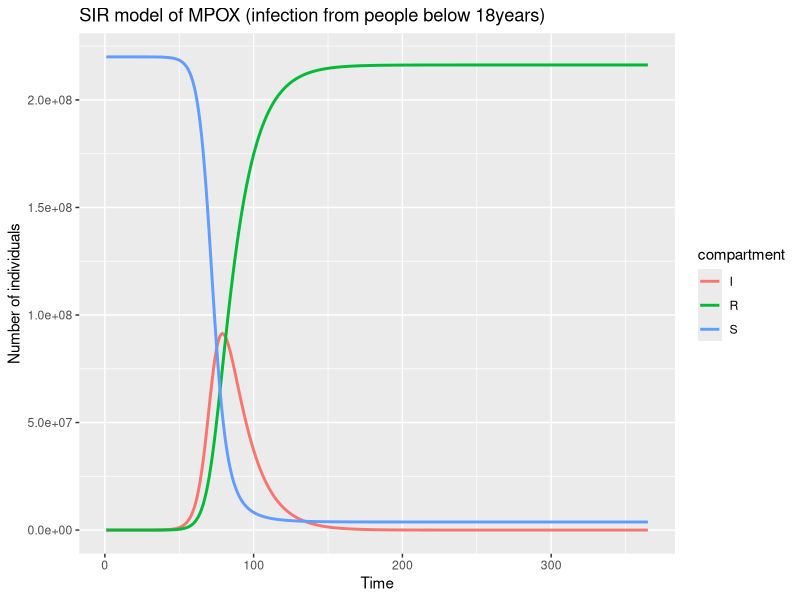
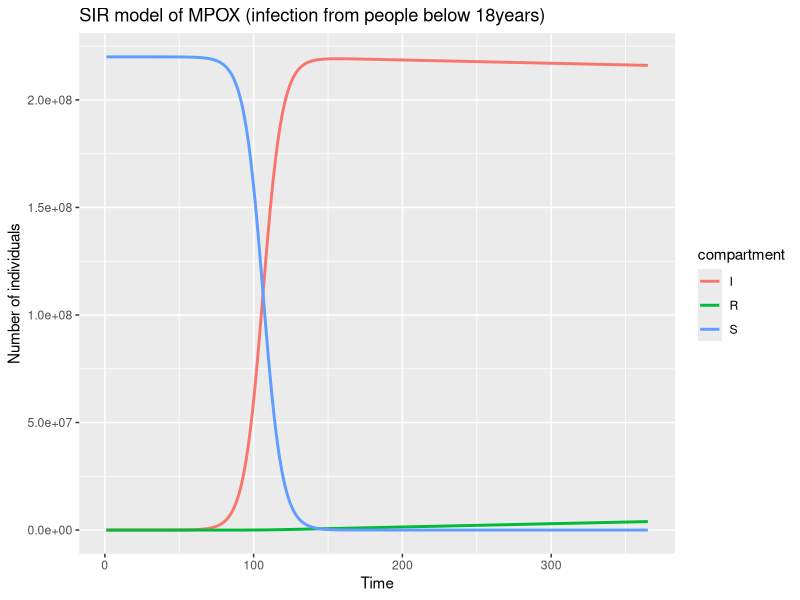
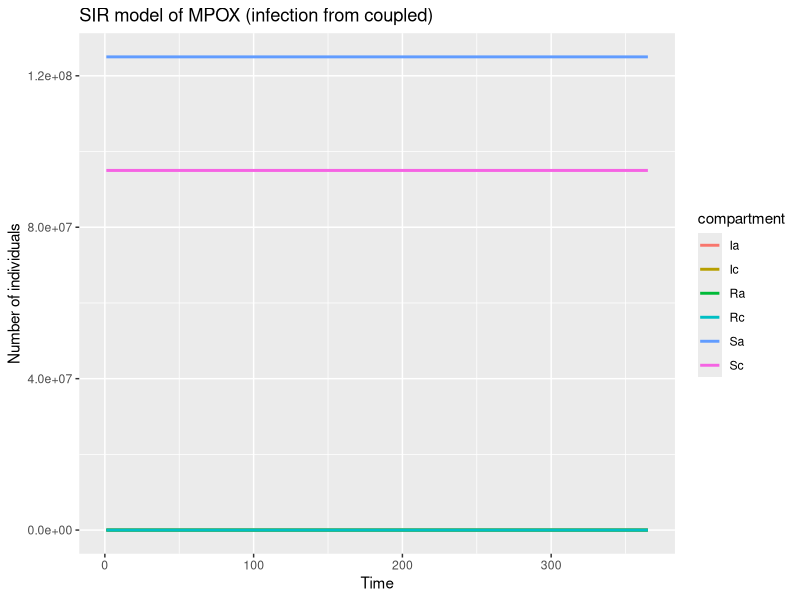
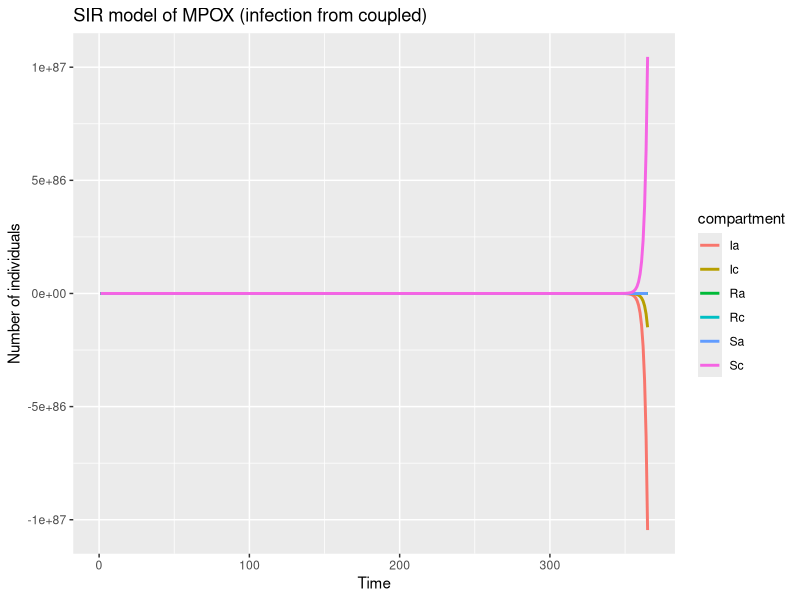
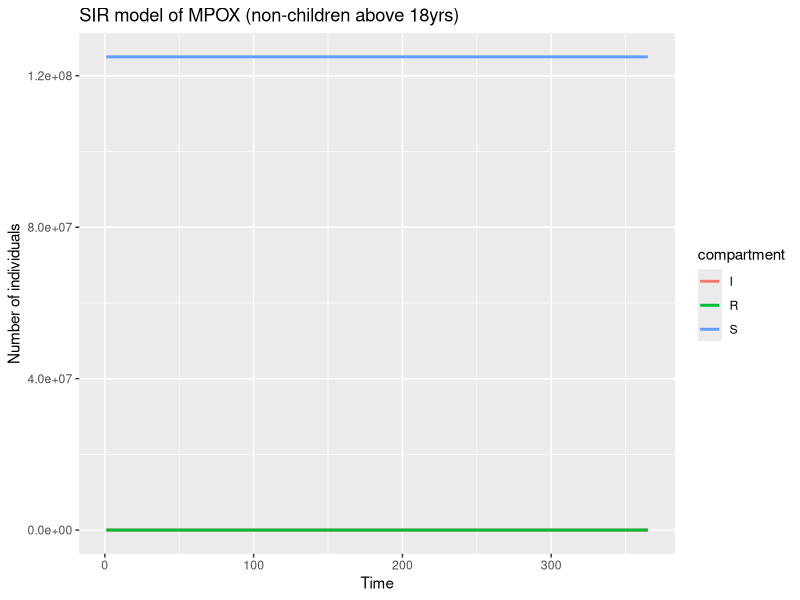
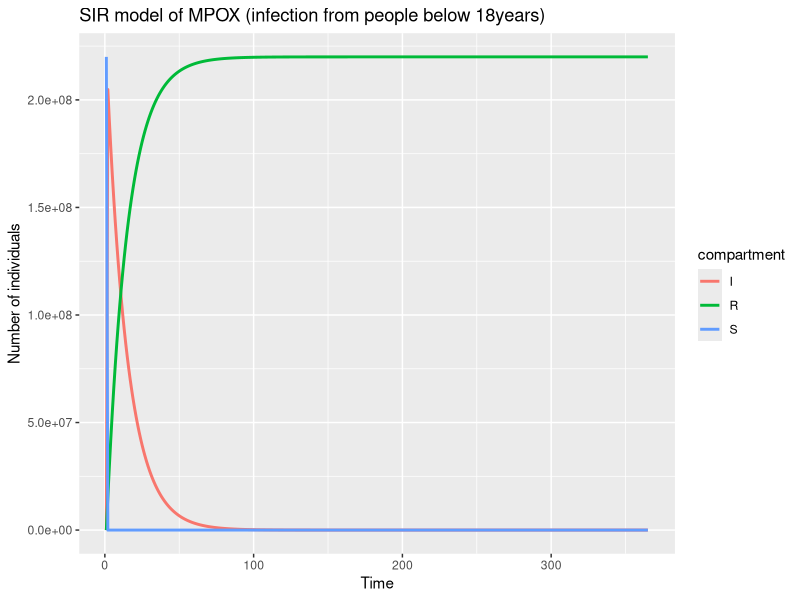
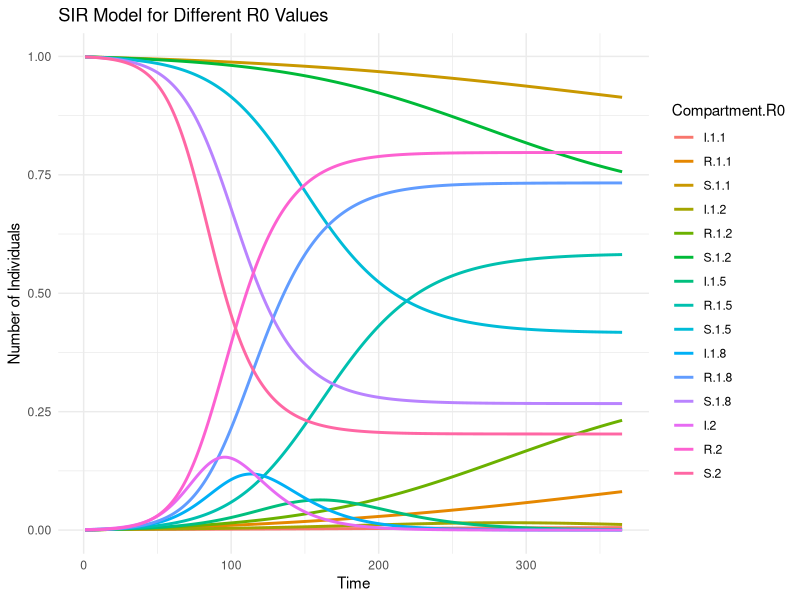
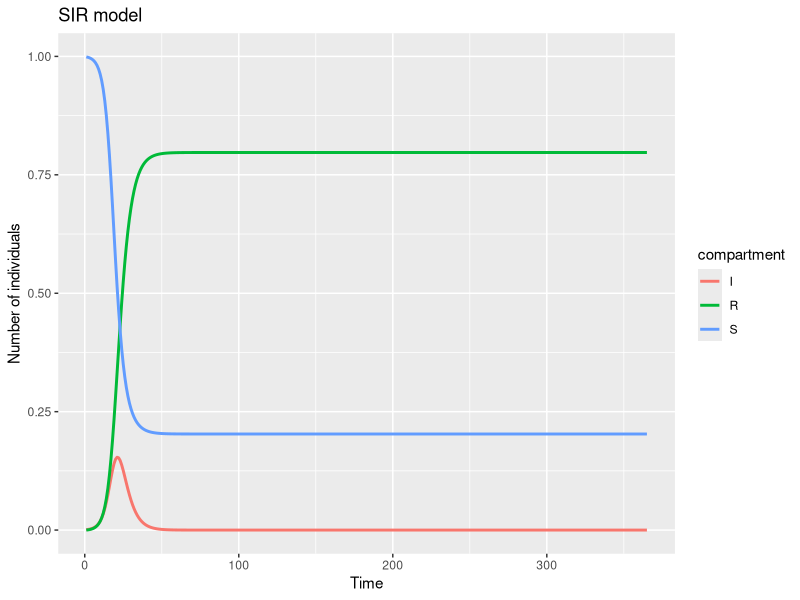

The R source for these figures, in order:
## ---- chunk 1
knitr::opts_chunk$set(
  echo = FALSE,
  warning = FALSE,
  message = FALSE
)
## ---- chunk 2
knitr::opts_chunk$set(
  echo = FALSE,
  warning = FALSE,
  message = FALSE
)


sir_model_u <- function(t, y, parms) {
  with(as.list(c(y, parms)), {
    dS <- -(beta_a) * S * I
    dI <- (beta_a) * S * I - gamma * I
    dR <- gamma * I
    return(list(c(dS, dI, dR)))
  })
}


# 2. Define the parameter 

# Using Nigeria
N  <- 220000000
N1 <- 95000000 # 45% of 220million are under 18years (Nigeria)
N2 <- 125000000 # 55% of 220million are above 18years (Nigeria)

I0 <- 20

# Initial conditions for S, I, R
inits <- c(S = N - I0, I = I0, R = 0)

R0 <- 1.5

# The infectious period is the average duration for which an individual remains infectious.
infectious_period <- 14
# Remember gamma = 1/ infectious_period as discussed in the slides
gamma <- 1/infectious_period 

# The define beta, we will use the relation R0 = beta / gamma  because it is easier to interpret, that is, given an R0 and infectious period, we can calculate the corresponding beta value.
# beta is not directly interpretable because it is a composite of a number of factors.
beta <- R0 * gamma/N

beta1 <- R0 * gamma/N #transmission rate for  direct and airborne contact
beta2 <- R0 * gamma/N2 #transmission rate for sexual contact




beta_a = beta1 + beta2

# beta_a=0.7
# bata=0.5
# The parameters
params <- c(
  beta = beta1,
  gamma = gamma
)

#3. Define the initial conditions


# Initial conditions for S, I, R

# 4. Define the time points to return results
dt <- 1:365

#5. Solve the model
# Load the necessary libraries
library(deSolve)
# Solve the model
results <- deSolve::lsoda(
  y = inits,
  times = dt,
  func = sir_model_u,
  parms = params
)

#6. Manipulate and interpret the results
# Make it a data.frame
results <- as.data.frame(results)
head(results)

### Plotting the results

# Load the necessary libraries
library(ggplot2)
library(tidyr)
# Create data for ggplot2 by reshaping
results_long <- results |>
  pivot_longer(
    cols = c(2:4),
    names_to = "compartment",
    values_to = "value"
  )

sir_plot1 <- ggplot(
  data = results_long,
  aes(
    x = time,
    y = value,
    color = compartment
  )
  ) +
  geom_line(linewidth = 1) +
  labs(
    title = "SIR model of MPOX (infection from people below 18years)",
    x = "Time",
    y = "Number of individuals"
  )
plot(sir_plot1)
## ---- chunk 3
knitr::opts_chunk$set(
  echo = FALSE,
  warning = FALSE,
  message = FALSE
)


sir_model_u <- function(t, y, parms) {
  with(as.list(c(y, parms)), {
    dS <- -(beta_a) * S * I
    dI <- (beta_a) * S * I - gamma * I
    dR <- gamma * I
    return(list(c(dS, dI, dR)))
  })
}


# 2. Define the parameter 

# Using Nigeria
N  <- 220000000
N1 <- 95000000 # 45% of 220million are under 18years (Nigeria)
N2 <- 125000000 # 55% of 220million are above 18years (Nigeria)

I0 <- 20

# Initial conditions for S, I, R
inits <- c(S = N - I0, I = I0, R = 0)

R0 <- 1.5

# The infectious period is the average duration for which an individual remains infectious.
# infectious_period <- 14
# Remember gamma = 1/ infectious_period as discussed in the slides
# gamma <- 1/infectious_period 

# The define beta, we will use the relation R0 = beta / gamma  because it is easier to interpret, that is, given an R0 and infectious period, we can calculate the corresponding beta value.
# beta is not directly interpretable because it is a composite of a number of factors.
# beta <- R0 * gamma/N
# 
# beta1 <- R0 * gamma/N #transmission rate for  direct and airborne contact
# beta2 <- R0 * gamma/N2 #transmission rate for sexual contact




# beta_a = beta1 + beta2

beta_a = 0.0000000007
bata = 0.0000000005
gamma = 0.00007
# The parameters
params <- c(
  beta = beta_a,
  gamma = gamma
)

#3. Define the initial conditions


# Initial conditions for S, I, R

# 4. Define the time points to return results
dt <- 1:365

#5. Solve the model
# Load the necessary libraries
library(deSolve)
# Solve the model
results <- deSolve::lsoda(
  y = inits,
  times = dt,
  func = sir_model_u,
  parms = params
)

#6. Manipulate and interpret the results
# Make it a data.frame
results <- as.data.frame(results)
head(results)

### Plotting the results

# Load the necessary libraries
library(ggplot2)
library(tidyr)
# Create data for ggplot2 by reshaping
results_long <- results |>
  pivot_longer(
    cols = c(2:4),
    names_to = "compartment",
    values_to = "value"
  )

sir_plot1 <- ggplot(
  data = results_long,
  aes(
    x = time,
    y = value,
    color = compartment
  )
  ) +
  geom_line(linewidth = 1) +
  labs(
    title = "SIR model of MPOX (infection from people below 18years)",
    x = "Time",
    y = "Number of individuals"
  )
plot(sir_plot1)
## ---- chunk 4
knitr::opts_chunk$set(
  echo = FALSE,
  warning = FALSE,
  message = FALSE
)



sir_model_c <- function(t, y, parms) {
  with(as.list(c(y, parms)), {
    dSa <- (-(beta_a) * Sa * (Ia+Ic)/N2)
    dIa <- (beta_a) * Sa * (Ia+Ic)/N2  - gamma * (Ia)
    dRa <- gamma * Ia
    dSc <- -beta * Sc * (Ic+Ia)/N1
    dIc <- beta * Sc *(Ic+Ia)/N1 - gamma *(Ic)
    dRc <- gamma *(Ic)
    return(list(c(dSa, dSc, dIa, dIc, dRa, dRc)))
  })
}


I0 <- 20

Ia0=I0
Ic0=I0

# test=2*(beta_a) * (N2-20) * I0/N2 -gamma * (I0)

# 2. Define the parameter 

# Using Nigeria
N  <- 220000000
N1 <- 95000000 # 45% of 220million are under 18years (Nigeria)
N2 <- 125000000 # 55% of 220million are above 18years (Nigeria)

# Initial conditions for S, I, R
# inits <- c(S = N2 - I0, I = I0, R = 0)
inits <- c(Sa = N2 - Ia0, Ia = Ia0, Ra = 0, Sc = N1 - Ic0, Ic = Ic0, Rc = 0)

# R0 <- 1.5
# beta <- R0 * gamma/N

# beta1 <- R0 * gamma/N #transmission rate for  direct and airborne contact
# beta2 <- R0 * gamma/N2 #transmission rate for sexual contact

# beta_a = beta1 + beta2

beta = 0.5
beta_a = 0.9
gamma = 0.1

# The parameters
params <- c(
  beta = beta,
 beta_a = beta_a,
  gamma = gamma
)

# 4. Define the time points to return results
dt <- 1:365

#5. Solve the model
# Load the necessary libraries
library(deSolve)
# Solve the model
results <- deSolve::lsoda(
  y = inits,
  times = dt,
  func = sir_model_c,
  parms = params
)

#6. Manipulate and interpret the results
# Make it a data.frame
results <- as.data.frame(results)
head(results)

### Plotting the results

# Load the necessary libraries
library(ggplot2)
library(tidyr)
# Create data for ggplot2 by reshaping
results_long <- results |>
  pivot_longer(
    cols = c(2:7),
    names_to = "compartment",
    values_to = "value"
  )

sir_plot1 <- ggplot(
  data = results_long,
  aes(
    x = time,
    y = value,
    color = compartment
  )
  ) +
  geom_line(linewidth = 1) +
  labs(
    title = "SIR model of MPOX (infection from coupled)",
    x = "Time",
    y = "Number of individuals"
  )
plot(sir_plot1)
## ---- chunk 5
knitr::opts_chunk$set(
  echo = FALSE,
  warning = FALSE,
  message = FALSE
)

# # 1. Define the SIR model
# sir_model <- function(t, y, parms) {
#   with(as.list(c(y, parms)), {
#     dS <- -beta * S * I
#     dI <- beta * S * I - gamma * I
#     dR <- gamma * I
#     return(list(c(dS, dI, dR)))
#   })
# }
# 
# 
# sir_model_a <- function(t, y, parms) {
#   with(as.list(c(y, parms)), {
#     dS <- -(beta_a) * S * I
#     dI <- (beta_a) * S * I - gamma * I
#     dR <- gamma * I
#     return(list(c(dS, dI, dR)))
#   })
# }
# 
# sir_model_c <- function(t, y, parms) {
#   with(as.list(c(y, parms)), {
#     dSa <- -(beta_a) * Sa * (Ia+Ic)/125000000
#     dIa <- (beta_a) * Sa * (Ia+Ic)/125000000  -gamma * (Ia)
#     dRa <- gamma * Ia
#     dSc <- -beta * Sc * (Ic+Ia)/95000000
#     dIc <- beta * Sc *(Ic+Ia)/95000000 - gamma *(Ic)
#     dRc <- gamma *(Ic)
#     return(list(c(dSa, dSc, dIa, dIc, dRa, dRc)))
#   })
# }

sir_model_c <- function(t, y, parms) {
  with(as.list(c(y, parms)), {
    dSa <- -(beta_a) * Sa
    dIa <- (beta_a) * Sa  - gamma
    dRa <- gamma * Ia
    dSc <- -beta * Sc 
    dIc <- beta * Sc - gamma
    dRc <- gamma
    return(list(c(dSa, dSc, dIa, dIc, dRa, dRc)))
  })
}


I0 <- 20

Ia0=I0
Ic0=I0

# test=2*(beta_a) * (N2-20) * I0/N2 -gamma * (I0)

# 2. Define the parameter 

# Using Nigeria
N  <- 220000000
N1 <- 95000000 # 45% of 220million are under 18years (Nigeria)
N2 <- 125000000 # 55% of 220million are above 18years (Nigeria)

# Initial conditions for S, I, R
# inits <- c(S = N2 - I0, I = I0, R = 0)
inits <- c(Sa = N2 - Ia0, Ia = Ia0, Ra = 0, Sc = N1 - Ic0, Ic = Ic0, Rc = 0)

R0 <- 1.5

# The infectious period is the average duration for which an individual remains infectious.
infectious_period <- 14
# Remember gamma = 1/ infectious_period as discussed in the slides
gamma <- 1/infectious_period 

# The define beta, we will use the relation R0 = beta / gamma  because it is easier to interpret, that is, given an R0 and infectious period, we can calculate the corresponding beta value.
# beta is not directly interpretable because it is a composite of a number of factors.
# beta <- R0 * gamma/N
# 
# beta1 <- R0 * gamma/N #transmission rate for  direct and airborne contact
# beta2 <- R0 * gamma/N2 #transmission rate for sexual contact
# 
# beta_a = beta1 + beta2
# beta = beta1

beta = 0.5
beta_a = 0.7
# The parameters
params <- c(
  beta = beta,
 beta_a = beta_a,
  gamma = gamma
)

#3. Define the initial conditions


# Initial conditions for S, I, R

# 4. Define the time points to return results
dt <- 1:365

#5. Solve the model
# Load the necessary libraries
library(deSolve)
# Solve the model
results <- deSolve::lsoda(
  y = inits,
  times = dt,
  func = sir_model_c,
  parms = params
)

#6. Manipulate and interpret the results
# Make it a data.frame
results <- as.data.frame(results)
head(results)

### Plotting the results

# Load the necessary libraries
library(ggplot2)
library(tidyr)
# Create data for ggplot2 by reshaping
results_long <- results |>
  pivot_longer(
    cols = c(2:7),
    names_to = "compartment",
    values_to = "value"
  )

sir_plot1 <- ggplot(
  data = results_long,
  aes(
    x = time,
    y = value,
    color = compartment
  )
  ) +
  geom_line(linewidth = 1) +
  labs(
    title = "SIR model of MPOX (infection from coupled)",
    x = "Time",
    y = "Number of individuals"
  )
plot(sir_plot1)
## ---- chunk 6
knitr::opts_chunk$set(
  echo = FALSE,
  warning = FALSE,
  message = FALSE
)

# 1. Define the SIR model
sir_model <- function(t, y, parms) {
  with(as.list(c(y, parms)), {
    dS <- -beta * S * I
    dI <- beta * S * I - gamma * I
    dR <- gamma * I
    return(list(c(dS, dI, dR)))
  })
}

# 2. Define the parameter 

R0 <- 1.5

# The infectious period is the average duration for which an individual remains infectious.
infectious_period <- 14
# Remember gamma = 1/ infectious_period as discussed in the slides
gamma <- 1/infectious_period 

# The define beta, we will use the relation R0 = beta / gamma  because it is easier to interpret, that is, given an R0 and infectious period, we can calculate the corresponding beta value.
# beta is not directly interpretable because it is a composite of a number of factors.
beta <- R0 * gamma/N

# The parameters
params <- c(
  beta = beta,
  gamma = gamma
)

#3. Define the initial conditions
N  <- 125000000
I0 <- 20

# Initial conditions for S, I, R
inits <- c(S = N - I0, I = I0, R = 0)

# Initial conditions for S, I, R

# 4. Define the time points to return results
dt <- 1:365

#5. Solve the model
# Load the necessary libraries
library(deSolve)
# Solve the model
results <- deSolve::lsoda(
  y = inits,
  times = dt,
  func = sir_model,
  parms = params
)

#6. Manipulate and interpret the results
# Make it a data.frame
results <- as.data.frame(results)
head(results)

### Plotting the results

# Load the necessary libraries
library(ggplot2)
library(tidyr)
# Create data for ggplot2 by reshaping
results_long <- results |>
  pivot_longer(
    cols = c(2:4),
    names_to = "compartment",
    values_to = "value"
  )

sir_plot1 <- ggplot(
  data = results_long,
  aes(
    x = time,
    y = value,
    color = compartment
  )
  ) +
  geom_line(linewidth = 1) +
  labs(
    title = "SIR model of MPOX (non-children above 18yrs)",
    x = "Time",
    y = "Number of individuals"
  )
plot(sir_plot1)
## ---- chunk 7
knitr::opts_chunk$set(
  echo = FALSE,
  warning = FALSE,
  message = FALSE
)

# 1. Define the SIR model
# sir_model <- function(t, y, parms) {
#   with(as.list(c(y, parms)), {
#     dS <- -beta * S * I
#     dI <- beta * S * I - gamma * I
#     dR <- gamma * I
#     return(list(c(dS, dI, dR)))
#   })
# }


sir_model_u <- function(t, y, parms) {
  with(as.list(c(y, parms)), {
    dS <- -(beta_a) * S * I
    dI <- (beta_a) * S * I - gamma * I
    dR <- gamma * I
    return(list(c(dS, dI, dR)))
  })
}

# sir_model_a <- function(t, y, parms) {
#   with(as.list(c(y, parms)), {
#     dS <- -(beta_a) * S * I
#     dI <- (beta_a) * S * I - gamma * I
#     dR <- gamma * I
#     return(list(c(dS, dI, dR)))
#   })
# }


# 2. Define the parameter 

# Using Nigeria
N  <- 220000000
N1 <- 95000000 # 45% of 220million are under 18years (Nigeria)
N2 <- 125000000 # 55% of 220million are above 18years (Nigeria)

# Initial conditions for S, I, R
inits <- c(S = N - I0, I = I0, R = 0)

R0 <- 1.5

# The infectious period is the average duration for which an individual remains infectious.
infectious_period <- 14
# Remember gamma = 1/ infectious_period as discussed in the slides
gamma <- 1/infectious_period 

# The define beta, we will use the relation R0 = beta / gamma  because it is easier to interpret, that is, given an R0 and infectious period, we can calculate the corresponding beta value.
# beta is not directly interpretable because it is a composite of a number of factors.
beta <- R0 * gamma/N

beta1 <- R0 * gamma/N #transmission rate for  direct and airborne contact
beta2 <- R0 * gamma/N2 #transmission rate for sexual contact




beta_a = beta1 + beta2

beta_a=0.7
bata=0.5
# The parameters
params <- c(
  beta = beta1,
  gamma = gamma
)

#3. Define the initial conditions



I0 <- 20
# Initial conditions for S, I, R

# 4. Define the time points to return results
dt <- 1:365

#5. Solve the model
# Load the necessary libraries
library(deSolve)
# Solve the model
results <- deSolve::lsoda(
  y = inits,
  times = dt,
  func = sir_model_u,
  parms = params
)

#6. Manipulate and interpret the results
# Make it a data.frame
results <- as.data.frame(results)
head(results)

### Plotting the results

# Load the necessary libraries
library(ggplot2)
library(tidyr)
# Create data for ggplot2 by reshaping
results_long <- results |>
  pivot_longer(
    cols = c(2:4),
    names_to = "compartment",
    values_to = "value"
  )

sir_plot1 <- ggplot(
  data = results_long,
  aes(
    x = time,
    y = value,
    color = compartment
  )
  ) +
  geom_line(linewidth = 1) +
  labs(
    title = "SIR model of MPOX (infection from people below 18years)",
    x = "Time",
    y = "Number of individuals"
  )
plot(sir_plot1)
## ---- chunk 8
knitr::opts_chunk$set(
  echo = FALSE,
  warning = FALSE,
  message = FALSE
)

# 1. Define the SIR model
sir_model <- function(t, y, parms) {
  with(as.list(c(y, parms)), {
    dS <- -beta * S * I
    dI <- beta * S * I - gamma * I
    dR <- gamma * I
    return(list(c(dS, dI, dR)))
  })
}

# 2. Define the parameter 

# List of R0 values to simulate
R0_values <- c(1.1, 1.2, 1.5, 1.8, 2)

# The infectious period is the average duration for which an individual remains infectious.
infectious_period <- 14
gamma <- 1 / infectious_period

# 3. Define the initial conditions
N  <- 1
I0 <- 0.001
S0 <- N - I0
R0_init <- 0
inits <- c(S = S0, I = I0, R = R0_init)

# 4. Define the time points to return results
dt <- 1:365

# Load the necessary libraries
library(deSolve)
library(ggplot2)
library(tidyr)

# 5. Solve the model for each R0 and store the results
results_list <- lapply(R0_values, function(R0) {
  beta <- R0 * gamma
  params <- c(beta = beta, gamma = gamma)
  results <- deSolve::lsoda(y = inits, times = dt, func = sir_model, parms = params)
  results <- as.data.frame(results)
  results$R0 <- R0
  return(results)
})

# Combine all results into one data frame
all_results <- do.call(rbind, results_list)

# 6. Manipulate and interpret the results
# Create data for ggplot2 by reshaping
results_long <- all_results |>
  pivot_longer(
    cols = c(S, I, R),
    names_to = "compartment",
    values_to = "value"
  )

# Plot the results
sir_plot2 <- ggplot(
  data = results_long,
  aes(
    x = time,
    y = value,
    color = interaction(compartment, R0),
    group = interaction(compartment, R0)
  )
) +
  geom_line(linewidth = 1) +
  labs(
    title = "SIR Model for Different R0 Values",
    x = "Time",
    y = "Number of Individuals",
    color = "Compartment.R0"
  ) +
  theme_minimal()

# Display the plot
print(sir_plot2)
## ---- chunk 9
knitr::opts_chunk$set(
  echo = FALSE,
  warning = FALSE,
  message = FALSE
)

# 1. Define the SIR model
sir_model <- function(t, y, parms) {
  with(as.list(c(y, parms)), {
    dS <- -beta * S * I
    dI <- beta * S * I - gamma * I
    dR <- gamma * I
    return(list(c(dS, dI, dR)))
  })
}

# 2. Define the parameter 

R0 <- 2

# The infectious period is the average duration for which an individual remains infectious.
infectious_period <- 3
# Remember gamma = 1/ infectious_period as discussed in the slides
gamma <- 1/infectious_period 

# The define beta, we will use the relation R0 = beta / gamma  because it is easier to interpret, that is, given an R0 and infectious period, we can calculate the corresponding beta value.
# beta is not directly interpretable because it is a composite of a number of factors.
beta <- R0 * gamma

# The parameters
params <- c(
  beta = beta,
  gamma = gamma
)

#3. Define the initial conditions
N  <- 1
I0 <- 0.01
# Initial conditions for S, I, R

# 4. Define the time points to return results
dt <- 1:365

#5. Solve the model
# Load the necessary libraries
library(deSolve)
# Solve the model
results <- deSolve::lsoda(
  y = inits,
  times = dt,
  func = sir_model,
  parms = params
)

#6. Manipulate and interpret the results
# Make it a data.frame
results <- as.data.frame(results)
head(results)

### Plotting the results

# Load the necessary libraries
library(ggplot2)
library(tidyr)
# Create data for ggplot2 by reshaping
results_long <- results |>
  pivot_longer(
    cols = c(2:4),
    names_to = "compartment",
    values_to = "value"
  )

sir_plot3 <- ggplot(
  data = results_long,
  aes(
    x = time,
    y = value,
    color = compartment
  )
  ) +
  geom_line(linewidth = 1) +
  labs(
    title = "SIR model",
    x = "Time",
    y = "Number of individuals"
  )
plot(sir_plot3)
## ---- chunk 10
knitr::opts_chunk$set(
  echo = FALSE,
  warning = FALSE,
  message = FALSE
)

# 1. Define the SIR model
sir_model <- function(t, y, parms) {
  with(as.list(c(y, parms)), {
    dS <- -beta * S * I
    dI <- beta * S * I - gamma * I
    dR <- gamma * I
    return(list(c(dS, dI, dR)))
  })
}

# 2. Define the parameter 

R0 <- 2

# The infectious period is the average duration for which an individual remains infectious.
infectious_period <- 10
# Remember gamma = 1/ infectious_period as discussed in the slides
gamma <- 1/infectious_period 

# The define beta, we will use the relation R0 = beta / gamma  because it is easier to interpret, that is, given an R0 and infectious period, we can calculate the corresponding beta value.
# beta is not directly interpretable because it is a composite of a number of factors.
beta <- R0 * gamma

# The parameters
params <- c(
  beta = beta,
  gamma = gamma
)

#3. Define the initial conditions
N  <- 1
I0 <- 0.01
# Initial conditions for S, I, R

# 4. Define the time points to return results
dt <- 1:365

#5. Solve the model
# Load the necessary libraries
library(deSolve)
# Solve the model
results <- deSolve::lsoda(
  y = inits,
  times = dt,
  func = sir_model,
  parms = params
)

#6. Manipulate and interpret the results
# Make it a data.frame
results <- as.data.frame(results)
head(results)

### Plotting the results

# Load the necessary libraries
library(ggplot2)
library(tidyr)
# Create data for ggplot2 by reshaping
results_long <- results |>
  pivot_longer(
    cols = c(2:4),
    names_to = "compartment",
    values_to = "value"
  )

sir_plot4 <- ggplot(
  data = results_long,
  aes(
    x = time,
    y = value,
    color = compartment
  )
  ) +
  geom_line(linewidth = 1) +
  labs(
    title = "SIR model",
    x = "Time",
    y = "Number of individuals"
  )
plot(sir_plot4)
## ---- chunk 11
knitr::opts_chunk$set(
  echo = FALSE,
  warning = FALSE,
  message = FALSE
)

# 1. Define the SIR model
sir_model <- function(t, y, parms) {
  with(as.list(c(y, parms)), {
    dS <- -beta * S * I
    dI <- beta * S * I - gamma * I
    dR <- gamma * I
    return(list(c(dS, dI, dR)))
  })
}

# 2. Define the parameter 

R0 <- 5

# The infectious period is the average duration for which an individual remains infectious.
infectious_period <- 14
# Remember gamma = 1/ infectious_period as discussed in the slides
gamma <- 1/infectious_period 

# The define beta, we will use the relation R0 = beta / gamma  because it is easier to interpret, that is, given an R0 and infectious period, we can calculate the corresponding beta value.
# beta is not directly interpretable because it is a composite of a number of factors.
beta <- R0 * gamma

# The parameters
params <- c(
  beta = beta,
  gamma = gamma
)

#3. Define the initial conditions
N  <- 1
I0 <- 0.01
# Initial conditions for S, I, R

# 4. Define the time points to return results
dt <- 1:365

#5. Solve the model
# Load the necessary libraries
library(deSolve)
# Solve the model
results <- deSolve::lsoda(
  y = inits,
  times = dt,
  func = sir_model,
  parms = params
)

#6. Manipulate and interpret the results
# Make it a data.frame
results <- as.data.frame(results)
head(results)

### Plotting the results

# Load the necessary libraries
library(ggplot2)
library(tidyr)
# Create data for ggplot2 by reshaping
results_long <- results |>
  pivot_longer(
    cols = c(2:4),
    names_to = "compartment",
    values_to = "value"
  )

sir_plot5 <- ggplot(
  data = results_long,
  aes(
    x = time,
    y = value,
    color = compartment
  )
  ) +
  geom_line(linewidth = 1) +
  labs(
    title = "SIR model",
    x = "Time",
    y = "Number of individuals"
  )
plot(sir_plot5)
## ---- chunk 12
knitr::opts_chunk$set(
  echo = FALSE,
  warning = FALSE,
  message = FALSE
)

# 1. Define the SIR model
sir_model <- function(t, y, parms) {
  with(as.list(c(y, parms)), {
    dS <- -beta * S * I
    dI <- beta * S * I - gamma * I
    dR <- gamma * I
    return(list(c(dS, dI, dR)))
  })
}

# 2. Define the parameter 

R0 <- 1

# The infectious period is the average duration for which an individual remains infectious.
infectious_period <- 14
# Remember gamma = 1/ infectious_period as discussed in the slides
gamma <- 1/infectious_period 

# The define beta, we will use the relation R0 = beta / gamma  because it is easier to interpret, that is, given an R0 and infectious period, we can calculate the corresponding beta value.
# beta is not directly interpretable because it is a composite of a number of factors.
beta <- R0 * gamma

# The parameters
params <- c(
  beta = beta,
  gamma = gamma
)

#3. Define the initial conditions
N  <- 1
I0 <- 0.01
# Initial conditions for S, I, R

# 4. Define the time points to return results
dt <- 1:365

#5. Solve the model
# Load the necessary libraries
library(deSolve)
# Solve the model
results <- deSolve::lsoda(
  y = inits,
  times = dt,
  func = sir_model,
  parms = params
)

#6. Manipulate and interpret the results
# Make it a data.frame
results <- as.data.frame(results)
head(results)

### Plotting the results

# Load the necessary libraries
library(ggplot2)
library(tidyr)
# Create data for ggplot2 by reshaping
results_long <- results |>
  pivot_longer(
    cols = c(2:4),
    names_to = "compartment",
    values_to = "value"
  )

sir_plot6 <- ggplot(
  data = results_long,
  aes(
    x = time,
    y = value,
    color = compartment
  )
  ) +
  geom_line(linewidth = 1) +
  labs(
    title = "SIR model",
    x = "Time",
    y = "Number of individuals"
  )
plot(sir_plot6)
## ---- chunk 13
plot(sir_plot1)
## ---- chunk 14
plot(sir_plot1)
## ---- chunk 15
plot(sir_plot2)
## ---- chunk 16
plot(sir_plot3)
## ---- chunk 17
plot(sir_plot4)
## ---- chunk 18
plot(sir_plot5)
## ---- chunk 19
plot(sir_plot6)
